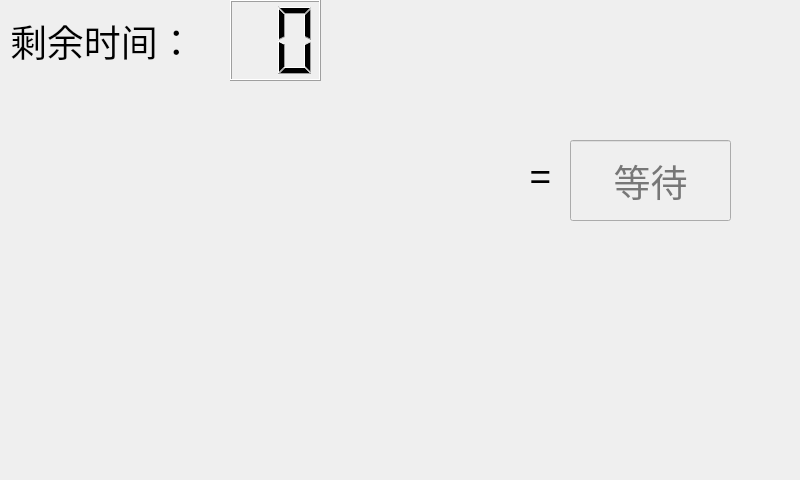
<?xml version="1.0" encoding="UTF-8"?>
<ui version="4.0">
 <class>Game</class>
 <widget class="QMainWindow" name="Game">
  <property name="geometry">
   <rect>
    <x>0</x>
    <y>0</y>
    <width>800</width>
    <height>480</height>
   </rect>
  </property>
  <property name="minimumSize">
   <size>
    <width>800</width>
    <height>480</height>
   </size>
  </property>
  <property name="maximumSize">
   <size>
    <width>800</width>
    <height>480</height>
   </size>
  </property>
  <property name="contextMenuPolicy">
   <enum>Qt::DefaultContextMenu</enum>
  </property>
  <property name="windowTitle">
   <string>垃圾游戏</string>
  </property>
  <property name="windowIcon">
   <iconset resource="res.qrc">
    <normaloff>:/Resources/game.png</normaloff>:/Resources/game.png</iconset>
  </property>
  <widget class="QWidget" name="centralwidget">
   <widget class="QLCDNumber" name="timeleft">
    <property name="geometry">
     <rect>
      <x>230</x>
      <y>0</y>
      <width>91</width>
      <height>81</height>
     </rect>
    </property>
    <property name="digitCount">
     <number>2</number>
    </property>
   </widget>
   <widget class="QLabel" name="timelabel">
    <property name="geometry">
     <rect>
      <x>10</x>
      <y>10</y>
      <width>221</width>
      <height>61</height>
     </rect>
    </property>
    <property name="font">
     <font>
      <family>黑体</family>
      <pointsize>28</pointsize>
     </font>
    </property>
    <property name="text">
     <string>剩余时间：</string>
    </property>
   </widget>
   <widget class="QLabel" name="num30">
    <property name="geometry">
     <rect>
      <x>80</x>
      <y>130</y>
      <width>90</width>
      <height>90</height>
     </rect>
    </property>
    <property name="font">
     <font>
      <pointsize>28</pointsize>
     </font>
    </property>
    <property name="text">
     <string/>
    </property>
    <property name="alignment">
     <set>Qt::AlignCenter</set>
    </property>
   </widget>
   <widget class="QLabel" name="num31">
    <property name="geometry">
     <rect>
      <x>190</x>
      <y>130</y>
      <width>90</width>
      <height>90</height>
     </rect>
    </property>
    <property name="font">
     <font>
      <pointsize>28</pointsize>
     </font>
    </property>
    <property name="alignment">
     <set>Qt::AlignCenter</set>
    </property>
   </widget>
   <widget class="QLabel" name="num32">
    <property name="geometry">
     <rect>
      <x>300</x>
      <y>130</y>
      <width>90</width>
      <height>90</height>
     </rect>
    </property>
    <property name="font">
     <font>
      <pointsize>28</pointsize>
     </font>
    </property>
    <property name="text">
     <string/>
    </property>
    <property name="alignment">
     <set>Qt::AlignCenter</set>
    </property>
   </widget>
   <widget class="QLabel" name="num33">
    <property name="geometry">
     <rect>
      <x>410</x>
      <y>130</y>
      <width>90</width>
      <height>90</height>
     </rect>
    </property>
    <property name="font">
     <font>
      <pointsize>28</pointsize>
     </font>
    </property>
    <property name="text">
     <string/>
    </property>
    <property name="alignment">
     <set>Qt::AlignCenter</set>
    </property>
   </widget>
   <widget class="QLabel" name="equal">
    <property name="geometry">
     <rect>
      <x>500</x>
      <y>130</y>
      <width>81</width>
      <height>91</height>
     </rect>
    </property>
    <property name="font">
     <font>
      <pointsize>28</pointsize>
     </font>
    </property>
    <property name="text">
     <string>=</string>
    </property>
    <property name="alignment">
     <set>Qt::AlignCenter</set>
    </property>
   </widget>
   <widget class="QLabel" name="num21">
    <property name="geometry">
     <rect>
      <x>190</x>
      <y>240</y>
      <width>90</width>
      <height>90</height>
     </rect>
    </property>
    <property name="font">
     <font>
      <pointsize>28</pointsize>
     </font>
    </property>
    <property name="text">
     <string/>
    </property>
    <property name="alignment">
     <set>Qt::AlignCenter</set>
    </property>
   </widget>
   <widget class="QLabel" name="num22">
    <property name="geometry">
     <rect>
      <x>300</x>
      <y>240</y>
      <width>90</width>
      <height>90</height>
     </rect>
    </property>
    <property name="font">
     <font>
      <pointsize>28</pointsize>
     </font>
    </property>
    <property name="text">
     <string/>
    </property>
    <property name="alignment">
     <set>Qt::AlignCenter</set>
    </property>
   </widget>
   <widget class="QLabel" name="num23">
    <property name="geometry">
     <rect>
      <x>410</x>
      <y>240</y>
      <width>90</width>
      <height>90</height>
     </rect>
    </property>
    <property name="font">
     <font>
      <pointsize>28</pointsize>
     </font>
    </property>
    <property name="text">
     <string/>
    </property>
    <property name="alignment">
     <set>Qt::AlignCenter</set>
    </property>
   </widget>
   <widget class="QLabel" name="num10">
    <property name="geometry">
     <rect>
      <x>80</x>
      <y>350</y>
      <width>90</width>
      <height>90</height>
     </rect>
    </property>
    <property name="font">
     <font>
      <pointsize>28</pointsize>
     </font>
    </property>
    <property name="text">
     <string/>
    </property>
    <property name="alignment">
     <set>Qt::AlignCenter</set>
    </property>
   </widget>
   <widget class="QLabel" name="num11">
    <property name="geometry">
     <rect>
      <x>190</x>
      <y>350</y>
      <width>90</width>
      <height>90</height>
     </rect>
    </property>
    <property name="font">
     <font>
      <pointsize>28</pointsize>
     </font>
    </property>
    <property name="text">
     <string/>
    </property>
    <property name="alignment">
     <set>Qt::AlignCenter</set>
    </property>
   </widget>
   <widget class="QLabel" name="num12">
    <property name="geometry">
     <rect>
      <x>300</x>
      <y>350</y>
      <width>90</width>
      <height>90</height>
     </rect>
    </property>
    <property name="font">
     <font>
      <pointsize>28</pointsize>
     </font>
    </property>
    <property name="text">
     <string/>
    </property>
    <property name="alignment">
     <set>Qt::AlignCenter</set>
    </property>
   </widget>
   <widget class="QLabel" name="num13">
    <property name="geometry">
     <rect>
      <x>410</x>
      <y>350</y>
      <width>90</width>
      <height>90</height>
     </rect>
    </property>
    <property name="font">
     <font>
      <pointsize>28</pointsize>
     </font>
    </property>
    <property name="text">
     <string/>
    </property>
    <property name="alignment">
     <set>Qt::AlignCenter</set>
    </property>
   </widget>
   <widget class="QLineEdit" name="answer">
    <property name="enabled">
     <bool>false</bool>
    </property>
    <property name="geometry">
     <rect>
      <x>570</x>
      <y>140</y>
      <width>161</width>
      <height>81</height>
     </rect>
    </property>
    <property name="font">
     <font>
      <pointsize>28</pointsize>
     </font>
    </property>
    <property name="alignment">
     <set>Qt::AlignCenter</set>
    </property>
    <property name="placeholderText">
     <string>等待</string>
    </property>
   </widget>
   <widget class="QLabel" name="result">
    <property name="geometry">
     <rect>
      <x>560</x>
      <y>230</y>
      <width>181</width>
      <height>171</height>
     </rect>
    </property>
    <property name="text">
     <string/>
    </property>
    <property name="alignment">
     <set>Qt::AlignCenter</set>
    </property>
   </widget>
  </widget>
 </widget>
 <resources>
  <include location="res.qrc"/>
 </resources>
 <connections/>
</ui>
